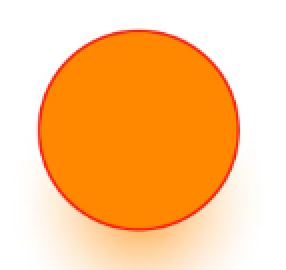
#> input picture 05-computer-vision-open/Contour & Shape Detection/circle.png, 143 x 135 px, found by its file name (shown 2 times larger)
$ python contour_fun.py
#> lines starting #> are read from the running program, lines starting #| are printed output that depends on the picture; after the words box and inside, x2 and y2 are one past the last pixel; in counts of white or black regions, pixels touching at a corner belong together
import cv2

img = cv2.imread('05-computer-vision-open/Contour & Shape Detection/circle.png')  # Load an image from file
#> img is the input picture: shape (135, 143, 3); mean B, G, R 140.9, 199.1, 254.5
gray = cv2.cvtColor(img, cv2.COLOR_BGR2GRAY)  # Convert the image to grayscale
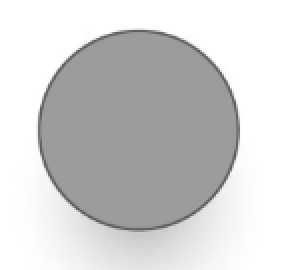
#> gray: shape (135, 143) (shown 2 times larger); min 92, max 255, mean 209

_, thresh = cv2.threshold(gray, 127, 255, cv2.THRESH_BINARY)  # Apply binary thresholding to the grayscale image
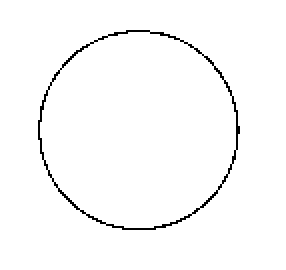
#> thresh: shape (135, 143) (shown 2 times larger); 98.1% white; black in thin lines or dots, all inside (x1, y1, x2, y2) = (19, 15, 120, 115)
# _ is a placeholder for the return value of cv2.threshold, which is the threshold value used. In this case, we are not using it, so we assign it to _.


# find contours in the thresholded image
contours, hierarchy = cv2.findContours(thresh, cv2.RETR_TREE, cv2.CHAIN_APPROX_SIMPLE)  # Find contours in the binary image
#> contours = 35 contours, 25 with area under 20; largest, box (x1, y1, x2, y2) and area: (0, 0, 143, 135) 19028, (52, 106, 97, 116) 96, (18, 44, 25, 81) 77, (115, 47, 121, 76) 60, (53, 14, 76, 19) 45

# draw the contours on the original image
cv2.drawContours(img, contours, -1, (0, 255, 0), 2)  # Draw all contours on the original image in green color with thickness of 2 pixels
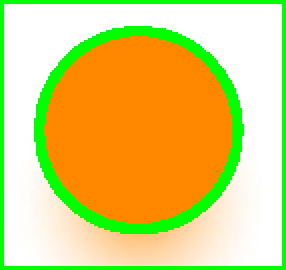
#> img: shape (135, 143, 3) (shown 2 times larger); 14.61% of pixels changed, all inside (x1, y1, x2, y2) = (0, 0, 143, 135)

for contour in contours:
    approx = cv2.approxPolyDP(contour, 0.01 * cv2.arcLength(contour, True), True)  # Approximate the contour to a polygon

    if len(approx) == 3:
        shape_name = "Triangle"

    if len(approx) == 4:
            shape_name = "Rectangle"

    if len(approx) == 5:
            shape_name = "Pentagon"

    else:
            shape_name = "Circle"

    cv2.drawContours(img, [approx], 0, (0, 0, 255), 5)  # Draw the approximated polygon on the original image in red color with thickness of 5 pixels
    x = approx.ravel()[0]  # Get the x-coordinate of the first vertex of the approximated polygon
    y = approx.ravel()[1]  # Get the y-coordinate of the first vertex of the approximated polygon
    cv2.putText(img, shape_name, (x, y - 10), cv2.FONT_HERSHEY_SIMPLEX, 0.5, (255, 0, 0), 2)  # Put the name of the shape on the
#> this loop made 35 passes
#> (approx, x, y) on passes 1, 22, 25: ([[0, 0], [0, 134], [142, 134], [142, 0]], 0, 0), ([[29, 34], [30, 33], [31, 34], [30, 35]], 29, 34), ([[100, 27], [101, 26], [102, 27], [101, 28]], 100, 27)
#> (x, y) on passes 2 to 7: (96, 107), (42, 107), (39, 105), (99, 103), (108, 94), (28, 94)
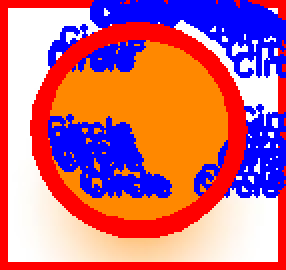
#> img: shape (135, 143, 3) (shown 2 times larger); mean B, G, R 132, 106.2, 194.3


cv2.imshow('Contours', img)
cv2.waitKey(0)  # Wait indefinitely for a key press
cv2.destroyAllWindows()  # Close all OpenCV windows


# to download the haarfile" https://github.com/opencv/opencv/blob/4.x/data/haarcascades/haarcascade_smile.xml"
